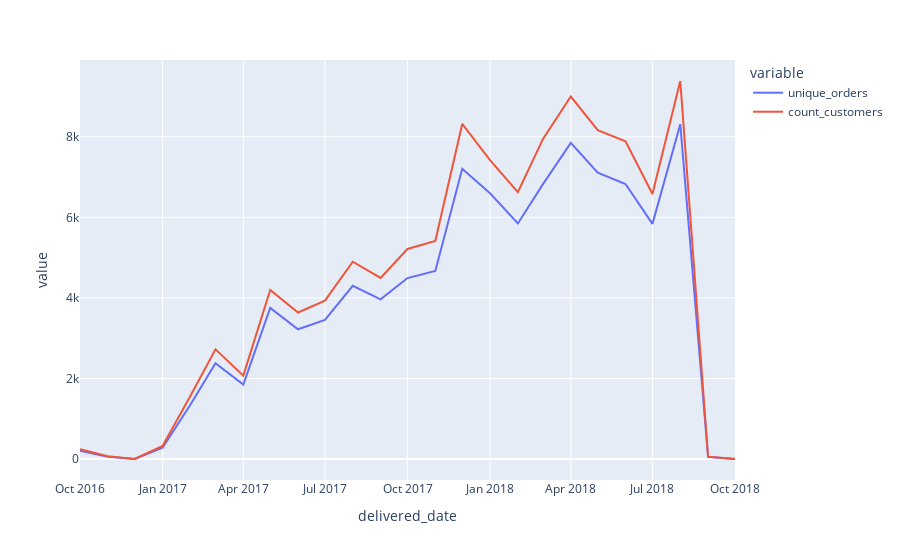

Here is the notebook cell this chart was saved with:
### Code cell
fig = px.line(month_delivered, x='delivered_date', y=['unique_orders', 'count_customers'])
fig.show()

### Figure 1 — Plotly figure (JSON) as saved in the notebook; plotly's stock layout.template omitted (floating-point values rounded to 4 significant figures)
{"data": [{"hovertemplate": "variable=unique_orders<br>delivered_date=%{x}<br>value=%{y}<extra></extra>", "legendgroup": "unique_orders", "line": {"color": "#636efa", "dash": "solid"}, "marker": {"symbol": "circle"}, "mode": "lines", "name": "unique_orders", "orientation": "v", "showlegend": true, "type": "scatter", "x": ["2016-10", "2016-11", "2016-12", "2017-01", "2017-02", "2017-03", "2017-04", "2017-05", "2017-06", "2017-07", "2017-08", "2017-09", "2017-10", "2017-11", "2017-12", "2018-01", "2018-02", "2018-03", "2018-04", "2018-05", "2018-06", "2018-07", "2018-08", "2018-09", "2018-10"], "xaxis": "x", "y": [208, 60, 4, 283, 1351, 2382, 1849, 3751, 3223, 3455, 4302, 3965, 4494, 4670, 7205, 6597, 5850, 6825, 7850, 7111, 6829, 5839, 8314, 56, 3], "yaxis": "y"}, {"hovertemplate": "variable=count_customers<br>delivered_date=%{x}<br>value=%{y}<extra></extra>", "legendgroup": "count_customers", "line": {"color": "#EF553B", "dash": "solid"}, "marker": {"symbol": "circle"}, "mode": "lines", "name": "count_customers", "orientation": "v", "showlegend": true, "type": "scatter", "x": ["2016-10", "2016-11", "2016-12", "2017-01", "2017-02", "2017-03", "2017-04", "2017-05", "2017-06", "2017-07", "2017-08", "2017-09", "2017-10", "2017-11", "2017-12", "2018-01", "2018-02", "2018-03", "2018-04", "2018-05", "2018-06", "2018-07", "2018-08", "2018-09", "2018-10"], "xaxis": "x", "y": [245, 74, 4, 326, 1565, 2724, 2072, 4201, 3640, 3933, 4900, 4496, 5215, 5412, 8319, 7419, 6623, 7948, 8999, 8166, 7887, 6581, 9385, 59, 3], "yaxis": "y"}], "layout": {"legend": {"title": {"text": "variable"}, "tracegroupgap": 0}, "margin": {"t": 60}, "xaxis": {"anchor": "y", "domain": [0, 1], "title": {"text": "delivered_date"}}, "yaxis": {"anchor": "x", "domain": [0, 1], "title": {"text": "value"}}}}
